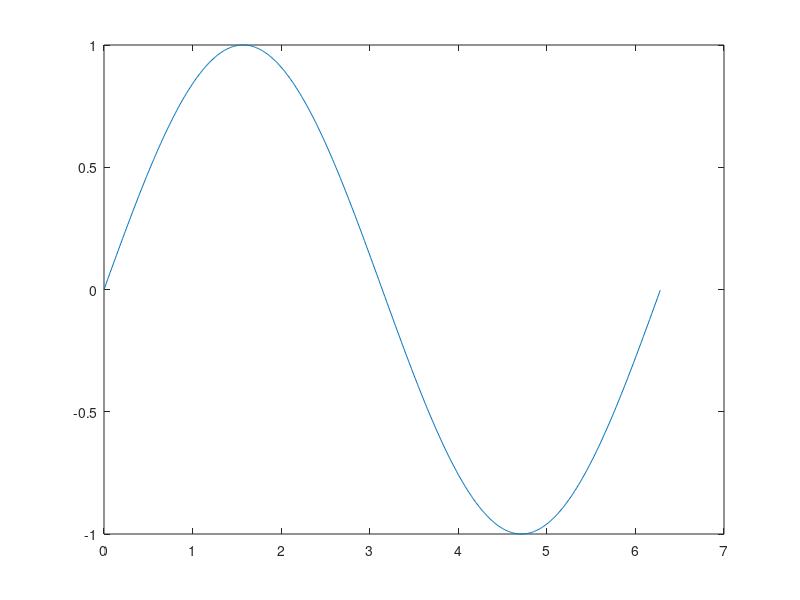
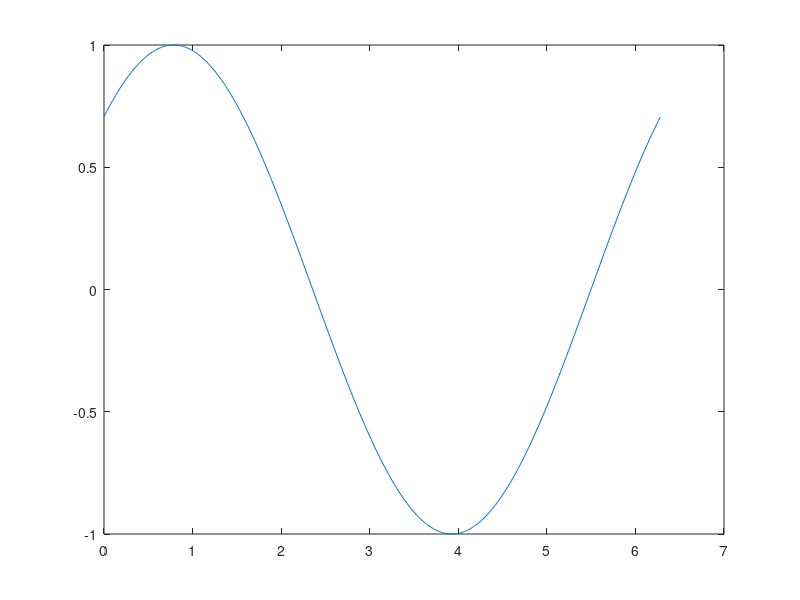

The MATLAB script that drew these images, in order:
%{Bagaimana cara menampilkan dua fungsi diman masing-masing fungsi disajikan dalam grafik berbeda.
% Misalnya anda gunakan contoh kasus di atas, fungsi pertama anda tampilkan pada figure(1),
% sementara fungsi kedua anda tampilkan pada figure(2).}%

x = 0:0.01:2*pi;
y1 = sin(x);
y2 = sin(x + pi/4);

figure(1);
plot(x, y1);

figure(2);
plot(x, y2);